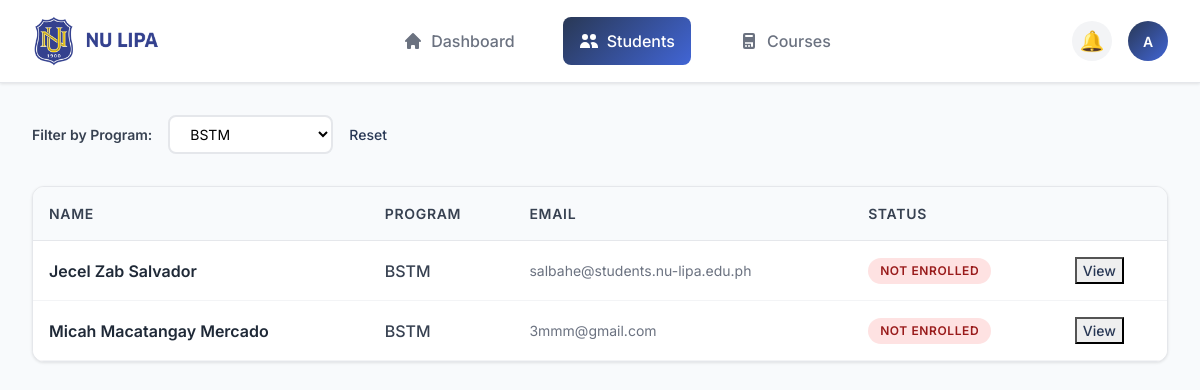
Page /admin.php?program=BSTM (signed in) on the committed database.
### tables this page shows
CREATE TABLE `users` (
  `id` int(11) NOT NULL,
  `email` varchar(255) NOT NULL,
  `password` varchar(255) NOT NULL,
  `role` enum('student','admin') DEFAULT 'student',
  `status` varchar(50) DEFAULT 'Not Enroll',
  `created_at` timestamp NOT NULL DEFAULT current_timestamp()
);

### admin.php (the view, shortened to what this page needs)
<?php
include 'connections.php';
$programs = $conn->query("SELECT DISTINCT program
                          FROM user_info
                          INNER JOIN users ON user_info.user_id = users.id
                          WHERE users.role='student' AND program IS NOT NULL AND program<>''
                          ORDER BY program ASC");
$filter_program = $_GET['program'] ?? '';
$query = "SELECT users.id as user_id, users.email, users.status,
          COALESCE(user_info.firstname, '') as firstname,
          COALESCE(user_info.middlename, '') as middlename,
          COALESCE(user_info.lastname, '') as lastname,
          COALESCE(user_info.program, '') as program,
          COALESCE(user_info.mobile, '') as mobile,
          COALESCE(user_info.nationality, '') as nationality,
          COALESCE(user_info.sex, '') as sex,
          COALESCE(user_info.academic_year, '') as academic_year,
          COALESCE(user_info.academic_term, '') as academic_term,
          COALESCE(user_info.applying_for, '') as applying_for,
          COALESCE(user_info.strand, '') as strand,
          COALESCE(user_info.second_program, '') as second_program,
          COALESCE(user_info.family_income, '') as family_income,
          COALESCE(user_info.father_occupation, '') as father_occupation,
          COALESCE(user_info.mother_occupation, '') as mother_occupation,
          COALESCE(user_info.birthplace, '') as birthplace,
          COALESCE(user_info.city, '') as city,
          COALESCE(user_info.province, '') as province,
          COALESCE(user_info.current_address, '') as current_address
          FROM users
          LEFT JOIN user_info ON users.id=user_info.user_id
          WHERE users.role='student'";
if (!empty($filter_program)) {
    $stmt = $conn->prepare($query . " AND user_info.program=?");
    $stmt->bind_param("s", $filter_program);
    $stmt->execute();
    $result = $stmt->get_result();
} else {
    $result = $conn->query($query);
}
?>
<!DOCTYPE html>
<html lang="en">
<head>
  <link href="https://cdn.jsdelivr.net/npm/bootstrap@5.3.0/dist/css/bootstrap.min.css" rel="stylesheet">
</head>
<body>
<header class="header-bar">
  <a href="index.php" class="logo">
    <img src="images/National University Lipa.png" alt="NU Lipa" class="logo-image" style="width: 130px; height: 50px;">
  </a>
  <nav class="nav-menu">
    <a href="enrollee.php" class="nav-item">
      <svg class="nav-icon" fill="currentColor" viewBox="0 0 20 20">
        <path d="M10.707 2.293a1 1 0 00-1.414 0l-7 7a1 1 0 001.414 1.414L4 10.414V17a1 1 0 001 1h2a1 1 0 001-1v-2a1 1 0 011-1h2a1 1 0 011 1v2a1 1 0 001 1h2a1 1 0 001-1v-6.586l.293.293a1 1 0 001.414-1.414l-7-7z"/>
      </svg>
      Dashboard
    </a>
    <a href="admin.php" class="nav-item active">
      <svg class="nav-icon" fill="currentColor" viewBox="0 0 20 20">
        <path d="M9 6a3 3 0 11-6 0 3 3 0 016 0zM17 6a3 3 0 11-6 0 3 3 0 016 0zM12.93 17c.046-.327.07-.66.07-1a6.97 6.97 0 00-1.5-4.33A5 5 0 0119 16v1h-6.07zM6 11a5 5 0 015 5v1H1v-1a5 5 0 015-5z"/>
      </svg>
      Students
    </a>
    <a href="courses.php" class="nav-item">
      Courses
    </a>
  </nav>
  <div class="header-actions">
    <button class="notification-btn">🔔</button>
    <div class="user-profile-dropdown">
      <div class="user-profile" onclick="toggleDropdown()">A</div>
    </div>
  </div>
</header>
<main class="main-content">
  <div class="filter-section">
    <span class="filter-label">Filter by Program:</span>
    <form method="GET" style="display: inline-block;">
      <select name="program" class="filter-select" onchange="this.form.submit()">
        <?php while ($p = $programs->fetch_assoc()): ?>
          <option value="<?= htmlspecialchars($p['program']); ?>"
            <?= ($filter_program === $p['program']) ? 'selected' : ''; ?>>
            <?= htmlspecialchars($p['program']); ?>
          </option>
        <?php endwhile; ?>
      </select>
    </form>
    <?php if (!empty($filter_program)): ?>
      <a href="admin.php" class="view-link">Reset</a>
    <?php endif; ?>
  </div>
  <div class="students-table">
    <table class="table">
      <thead>
        <tr>
          <th>NAME</th>
          <th>PROGRAM</th>
          <th>EMAIL</th>
          <th>STATUS</th>
          <th></th>
        </tr>
      </thead>
      <tbody>
        <?php while ($row = $result->fetch_assoc()): ?>
          <tr>
            <td>
              <div class="student-name">
                <?= htmlspecialchars($row['firstname'] . " " . $row['middlename'] . " " . $row['lastname']); ?>
              </div>
            </td>
            <td>
              <div class="student-program">
                <?= htmlspecialchars($row['program'] ?? 'N/A'); ?>
              </div>
            </td>
            <td>
              <div class="student-email">
                <?= htmlspecialchars($row['email']); ?>
              </div>
            </td>
            <td>
              <?php
                $status = $row['status'] ?? 'Not Enrolled';
                $statusClass = '';
                switch($status) {
                  case 'Not Enrolled':
                    $statusClass = 'status-inactive';
                    break;
                }
              ?>
              <span class="status-badge <?= $statusClass ?>">
                <?= htmlspecialchars($status); ?>
              </span>
            </td>
            <td>
              <button class="view-link" data-bs-toggle="modal" data-bs-target="#studentModal<?= $row['user_id']; ?>">
                View
              </button>
            </td>
          </tr>
        <?php endwhile; ?>
      </tbody>
    </table>
  </div>
</main>
</body>
</html>

### admin.php (style rules this page uses)
body { background: #f8fafc; font-family: 'Inter', -apple-system, BlinkMacSystemFont, 'Segoe UI', Roboto, sans-serif; color: #374151; margin: 0; padding: 0; }
.header-bar { background: #ffffff; border-bottom: 1px solid #e5e7eb; padding: 1rem 2rem; display: flex; align-items: center; justify-content: space-between; position: sticky; top: 0; z-index: 100; box-shadow: 0 1px 3px rgba(0,0,0,0.1); }
.logo { display: flex; align-items: center; gap: 0.75rem; font-size: 1.5rem; font-weight: 700; color: #1f2937; text-decoration: none; }
.nav-menu { display: flex; gap: 2rem; align-items: center; }
.nav-item { display: flex; align-items: center; gap: 0.5rem; padding: 0.75rem 1rem; border-radius: 8px; text-decoration: none; color: #6b7280; font-weight: 500; transition: all 0.2s ease; }
.nav-item.active { background: linear-gradient(135deg, #293855, #4165D5); color: white; }
.nav-icon { width: 20px; height: 20px; }
.header-actions { display: flex; align-items: center; gap: 1rem; }
.notification-btn { width: 40px; height: 40px; border-radius: 50%; background: #f3f4f6; border: none; display: flex; align-items: center; justify-content: center; color: #6b7280; font-size: 1.25rem; cursor: pointer; transition: all 0.2s ease; }
.user-profile-dropdown { position: relative; }
.user-profile { width: 40px; height: 40px; border-radius: 50%; background: linear-gradient(135deg, #293855, #4165D5); display: flex; align-items: center; justify-content: center; color: white; font-weight: 600; font-size: 0.875rem; cursor: pointer; transition: all 0.2s ease; }
.main-content { padding: 2rem; max-width: 1200px; margin: 0 auto; }
.filter-section { display: flex; align-items: center; gap: 1rem; margin-bottom: 2rem; }
.filter-label { font-size: 0.875rem; font-weight: 600; color: #374151; }
.filter-select { border: 2px solid #e5e7eb; border-radius: 8px; padding: 0.5rem 1rem; font-size: 0.875rem; background: white; transition: all 0.2s ease; }
.students-table { background: white; border-radius: 12px; box-shadow: 0 1px 3px rgba(0,0,0,0.1); border: 1px solid #e5e7eb; overflow: hidden; }
.table { margin: 0; border-collapse: collapse; }
.table thead th { background: #f8fafc; border-bottom: 1px solid #e5e7eb; padding: 1rem; font-weight: 600; font-size: 0.875rem; color: #374151; text-transform: uppercase; letter-spacing: 0.05em; }
.table tbody td { padding: 1rem; border-bottom: 1px solid #f3f4f6; vertical-align: middle; }
.student-name { font-weight: 600; color: #1f2937; }
.student-email { color: #6b7280; font-size: 0.875rem; }
.student-program { color: #374151; font-weight: 500; }
.status-badge { display: inline-flex; align-items: center; padding: 0.25rem 0.75rem; border-radius: 9999px; font-size: 0.75rem; font-weight: 600; text-transform: uppercase; letter-spacing: 0.05em; }
.status-inactive { background: #fee2e2; color: #991b1b; }
.view-link { color: #293855; text-decoration: none; font-weight: 500; font-size: 0.875rem; transition: color 0.2s ease; }

### rows in the picture
users: lastname "Jecel Zab Salvador", program "BSTM", email "salbahe@students.nu-lipa.edu.ph", status "NOT ENROLLED"
users: lastname "Micah Macatangay Mercado", program "BSTM", email "3mmm@gmail.com", status "NOT ENROLLED"

### other values in the picture
form field program "BSTM"
